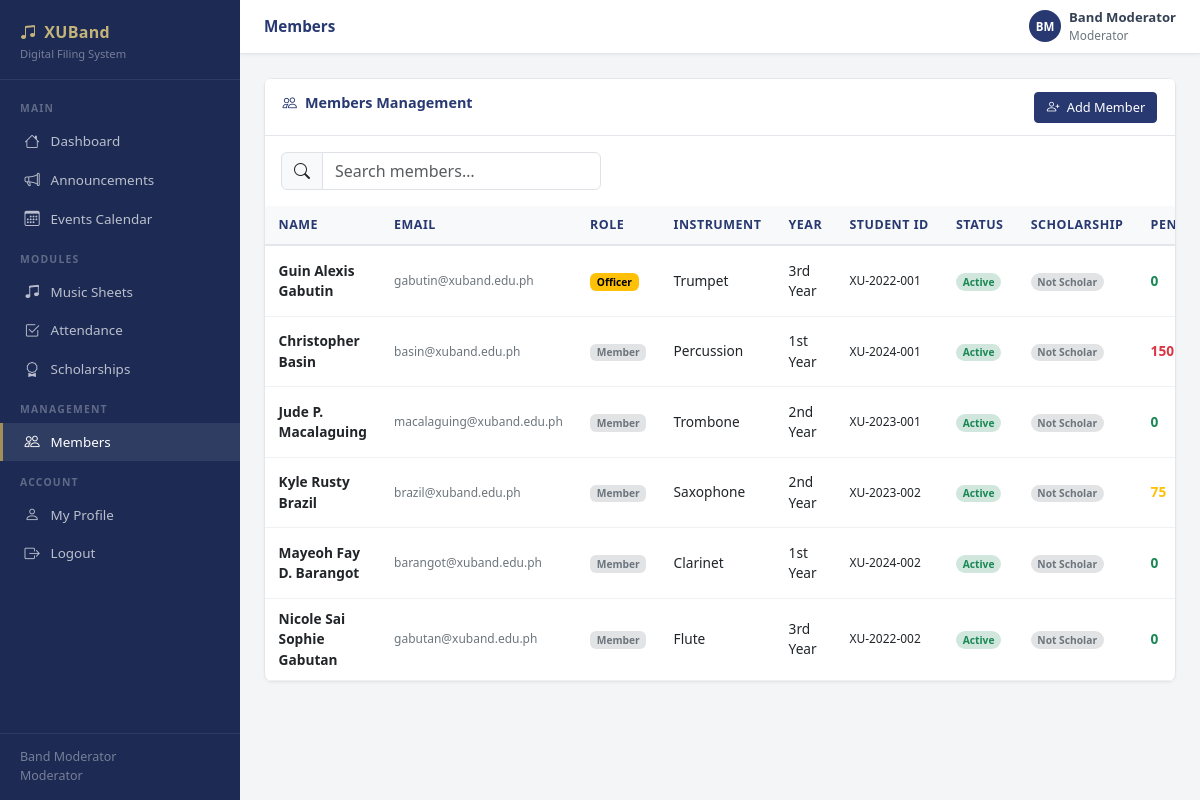
/members.php (signed in), run on the app's committed database.
### tables this page shows
CREATE TABLE IF NOT EXISTS users (
    id INT AUTO_INCREMENT PRIMARY KEY,
    name VARCHAR(100) NOT NULL,
    email VARCHAR(150) NOT NULL UNIQUE,
    password_hash VARCHAR(255) NOT NULL,
    role ENUM('moderator','officer','member') NOT NULL DEFAULT 'member',
    instrument VARCHAR(100) DEFAULT NULL,
    year_level VARCHAR(20) DEFAULT NULL,
    student_id VARCHAR(50) DEFAULT NULL,
    contact_number VARCHAR(20) DEFAULT NULL,
    status ENUM('active','inactive') NOT NULL DEFAULT 'active',
    profile_notes TEXT DEFAULT NULL,
    avatar_path VARCHAR(255) DEFAULT NULL,
    scholarship_status ENUM('Not Scholar','Half Scholar','Full Scholar') NOT NULL DEFAULT 'Not Scholar',
    created_at DATETIME NOT NULL DEFAULT CURRENT_TIMESTAMP,
    updated_at DATETIME NOT NULL DEFAULT CURRENT_TIMESTAMP ON UPDATE CURRENT_TIMESTAMP
);

### includes/db.php (called while the page is built, shortened)
<?php
function getDB(): PDO {
    static $pdo = null;
    if ($pdo === null) {
        $host = DB_HOST === 'localhost' ? '127.0.0.1' : DB_HOST;
        $dsn = 'mysql:host=' . $host . ';port=' . DB_PORT . ';dbname=' . DB_NAME . ';charset=utf8mb4';
        try {
            $pdo = new PDO($dsn, DB_USER, DB_PASS, [
                PDO::ATTR_ERRMODE            => PDO::ERRMODE_EXCEPTION,
                PDO::ATTR_DEFAULT_FETCH_MODE => PDO::FETCH_ASSOC,
                PDO::ATTR_EMULATE_PREPARES   => false,
                PDO::ATTR_TIMEOUT            => 10,
            ]);
        } catch (PDOException $e) {
            http_response_code(500);
            die(json_encode(['error' => 'Database connection failed: ' . $e->getMessage()]));
        }
    }
    return $pdo;
}
function dbQuery(string $sql, array $params = []): array {
    $stmt = getDB()->prepare($sql);
    $stmt->execute($params);
    return $stmt->fetchAll();
}

### public/members.php (the view, shortened to what this page needs)
<?php
require_once __DIR__ . '/../includes/auth.php';
require_once __DIR__ . '/../includes/db.php';
require_once __DIR__ . '/../includes/helpers.php';
require_once __DIR__ . '/../includes/layout.php';
$members = dbQuery('SELECT u.*, COALESCE(ps.total_points,0) AS penalty_points
    FROM users u
    LEFT JOIN penalty_summary ps ON ps.user_id = u.id
    WHERE u.role != "moderator"
    ORDER BY u.role ASC, u.name ASC');
?>
<div class="card">
  <div class="card-header d-flex justify-content-between align-items-center">
    <span class="card-title"><i class="bi bi-people me-2"></i>Members Management</span>
    <button class="btn btn-primary btn-sm" onclick="openModal('xumodalAdd')">
      <i class="bi bi-person-plus me-1"></i> Add Member
    </button>
  </div>
  <div class="card-body py-3 px-3">
    <div class="input-group" style="max-width:320px">
      <span class="input-group-text"><i class="bi bi-search"></i></span>
      <input id="tableSearch" type="search" class="form-control" placeholder="Search members…">
    </div>
  </div>
  <div class="table-wrap" data-searchable>
    <table>
      <thead>
        <tr>
          <th>Name</th><th>Email</th><th>Role</th><th>Instrument</th>
          <th>Year</th><th>Student ID</th><th>Status</th><th>Scholarship</th><th>Penalty Pts</th><th>Actions</th>
        </tr>
      </thead>
      <tbody>
        <?php foreach ($members as $m): ?>
        <tr>
          <td><strong><?= h($m['name']) ?></strong></td>
          <td class="small text-muted"><?= h($m['email']) ?></td>
          <td><?= roleBadge($m['role']) ?></td>
          <td><?= h($m['instrument'] ?: '—') ?></td>
          <td><?= h($m['year_level'] ?: '—') ?></td>
          <td class="small"><?= h($m['student_id'] ?: '—') ?></td>
          <td><?= statusBadge($m['status']) ?></td>
          <td><?= scholarshipBadge($m['scholarship_status'] ?? 'Not Scholar') ?></td>
          <td class="<?= penaltyColor((float)$m['penalty_points']) ?> fw-bold"><?= $m['penalty_points'] ?></td>
        </tr>
        <?php endforeach; ?>
      </tbody>
    </table>
  </div>
</div>

### includes/helpers.php (shortened to what this page needs)
<?php
function h(mixed $val): string {
    return htmlspecialchars((string)$val, ENT_QUOTES | ENT_HTML5, 'UTF-8');
}
function statusBadge(string $status): string {
    $map = [
        'active'    => 'bg-success-subtle text-success',
        'inactive'  => 'bg-secondary-subtle text-secondary',
        'present'   => 'bg-success-subtle text-success',
        'absent'    => 'bg-danger-subtle text-danger',
        'late'      => 'bg-warning-subtle text-warning',
        'excused'   => 'bg-info-subtle text-info',
    ];
    $cls = $map[$status] ?? 'bg-secondary-subtle text-secondary';
    return '<span class="badge rounded-pill ' . $cls . '">' . h(ucfirst($status)) . '</span>';
}
function roleBadge(string $role): string {
    $map = [
        'moderator' => 'bg-primary text-white',
        'officer'   => 'text-bg-warning',
        'member'    => 'bg-secondary-subtle text-secondary',
    ];
    $cls = $map[$role] ?? 'bg-secondary-subtle text-secondary';
    return '<span class="badge ' . $cls . '">' . h(ucfirst($role)) . '</span>';
}
function scholarshipBadge(string $status): string {
    $map = [
        'Full Scholar' => 'bg-success-subtle text-success',
        'Half Scholar' => 'bg-warning-subtle text-warning',
        'Not Scholar'  => 'bg-secondary-subtle text-secondary',
    ];
    $cls = $map[$status] ?? 'bg-secondary-subtle text-secondary';
    return '<span class="badge rounded-pill ' . $cls . '">' . h($status) . '</span>';
}
function penaltyClass(int $points): string {
    if ($points === 0)   return 'text-success';
    if ($points <= 75)   return 'text-warning';
    return 'text-danger';
}
function penaltyColor(float $points): string {
    return penaltyClass((int)$points);
}

### public/assets/css/style.css (style rules this page uses)
:root { --xu-navy: #283971; --xu-navy-dark: #1c2a54; --xu-gold: #a19158; --xu-gold-lt: #c4b47a; --sidebar-w: 240px; }
body { background: #f4f5f7; font-size: .9rem; }
.card { border: 1px solid #e3e6ea; box-shadow: 0 1px 3px rgba(0,0,0,.05); border-radius: .5rem; }
.card-header { background: #fff; border-bottom: 1px solid #e3e6ea; font-weight: 700; font-size: .88rem; padding: .8rem 1.1rem; }
.table-wrap { overflow-x: auto; }
.table-wrap table { width: 100%; border-collapse: collapse; font-size: .855rem; }
.table-wrap thead th { background: #f8f9fa; color: var(--xu-navy); font-weight: 700; font-size: .78rem; text-transform: uppercase; letter-spacing: .5px; border-bottom: 2px solid #e3e6ea; white-space: nowrap; padding: .6rem .85rem; }
.table-wrap tbody td { padding: .6rem .85rem; border-bottom: 1px solid #f0f1f3; vertical-align: middle; }
.card-title { font-weight: 700; color: var(--xu-navy); font-size: .9rem; }
.card-header { background: #fff; border-bottom: 1px solid #e3e6ea; }
.btn-primary { background: var(--xu-navy); color: #fff; border-color: var(--xu-navy); }
.btn-sm { font-size: .8rem; padding: .3rem .7rem; }
.text-muted { color: #6c757d !important; }

### data on the page
users: name "Guin Alexis Gabutin", email "gabutin@xuband.edu.ph", role "Officer", instrument "Trumpet", year_level "3rd Year", student "XU-2022-001", status "Active", scholarship_status "Not Scholar", penalty_points "0"
users: name "Christopher Basin", email "basin@xuband.edu.ph", role "Member", instrument "Percussion", year_level "1st Year", student "XU-2024-001", status "Active", scholarship_status "Not Scholar", penalty_points "150"
users: name "Jude P. Macalaguing", email "macalaguing@xuband.edu.ph", role "Member", instrument "Trombone", year_level "2nd Year", student "XU-2023-001", status "Active", scholarship_status "Not Scholar", penalty_points "0"
users: name "Kyle Rusty Brazil", email "brazil@xuband.edu.ph", role "Member", instrument "Saxophone", year_level "2nd Year", student "XU-2023-002", status "Active", scholarship_status "Not Scholar", penalty_points "75"
users: name "Mayeoh Fay D. Barangot", email "barangot@xuband.edu.ph", role "Member", instrument "Clarinet", year_level "1st Year", student "XU-2024-002", status "Active", scholarship_status "Not Scholar", penalty_points "0"
users: name "Nicole Sai Sophie Gabutan", email "gabutan@xuband.edu.ph", role "Member", instrument "Flute", year_level "3rd Year", student "XU-2022-002", status "Active", scholarship_status "Not Scholar", penalty_points "0"

### other printed values
$user['name'] "Band Moderator"
$role "Moderator"
$title "Members"
$initials "BM"
